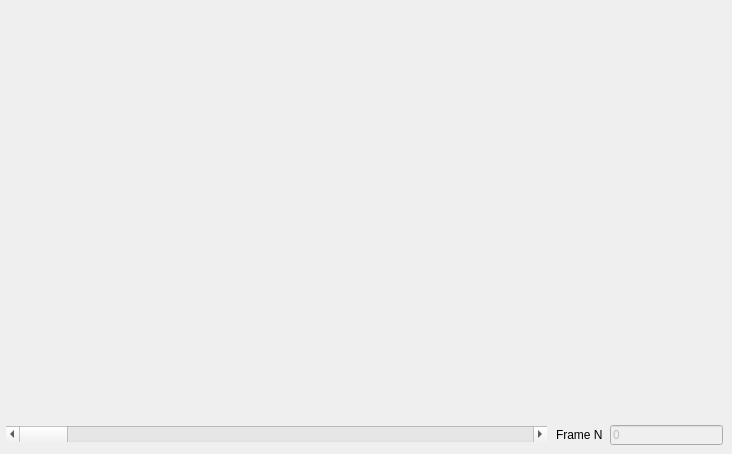
    <widget class="QWidget" name="tab_9">
     <attribute name="title">
      <string>RF Image Viewer</string>
     </attribute>
     <widget class="QLabel" name="RFImageLabel">
      <property name="geometry">
       <rect>
        <x>10</x>
        <y>10</y>
        <width>691</width>
        <height>391</height>
       </rect>
      </property>
      <property name="text">
       <string/>
      </property>
     </widget>
     <widget class="QScrollBar" name="RFImageLabelScrollBar">
      <property name="enabled">
       <bool>true</bool>
      </property>
      <property name="geometry">
       <rect>
        <x>6</x>
        <y>426</y>
        <width>541</width>
        <height>16</height>
       </rect>
      </property>
      <property name="orientation">
       <enum>Qt::Horizontal</enum>
      </property>
     </widget>
     <widget class="QLabel" name="label_29">
      <property name="geometry">
       <rect>
        <x>556</x>
        <y>428</y>
        <width>46</width>
        <height>13</height>
       </rect>
      </property>
      <property name="text">
       <string>Frame Nr.</string>
      </property>
     </widget>
     <widget class="QLineEdit" name="RFMasterFrameEdit">
      <property name="enabled">
       <bool>false</bool>
      </property>
      <property name="geometry">
       <rect>
        <x>610</x>
        <y>425</y>
        <width>113</width>
        <height>20</height>
       </rect>
      </property>
      <property name="text">
       <string>0</string>
      </property>
     </widget>
    </widget>
